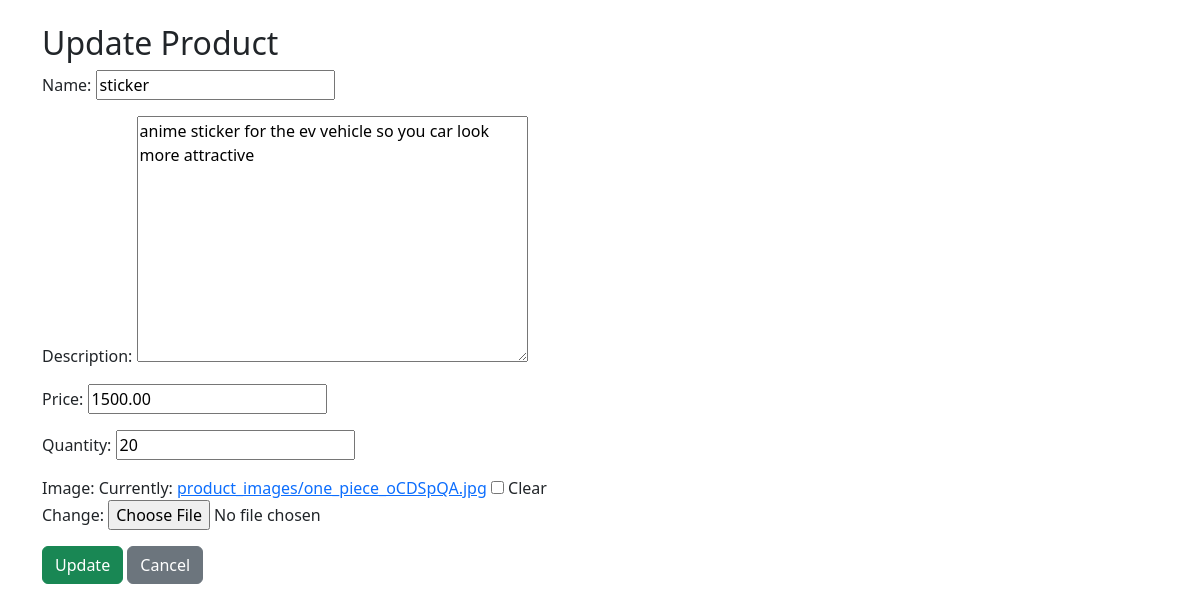
The page /productupdate/1/ on the database as committed earlier.
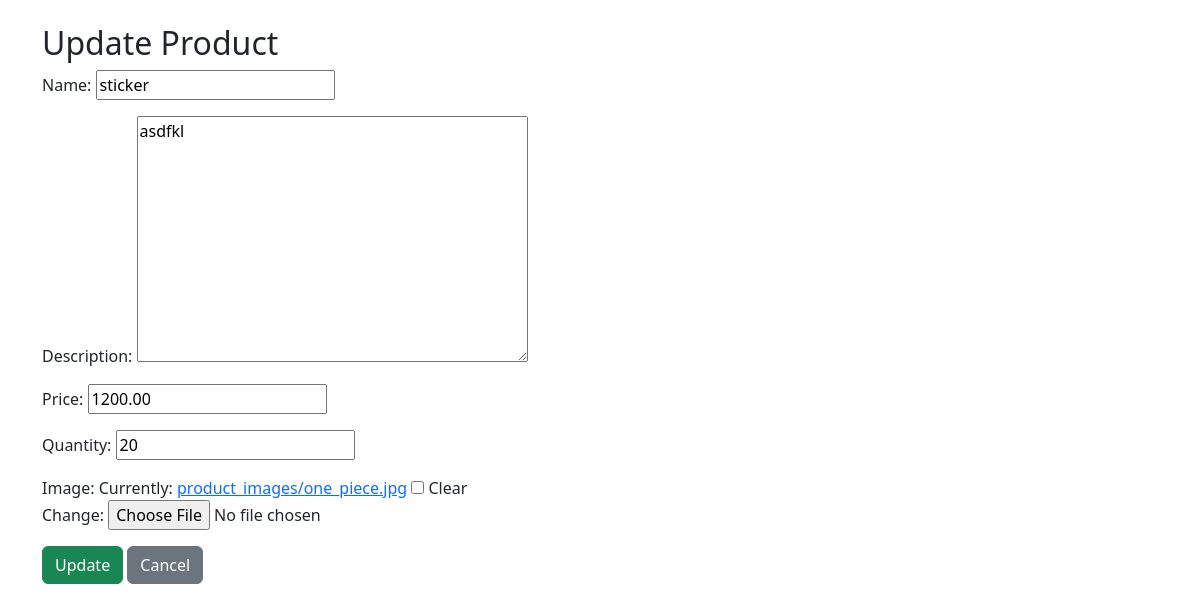
The same page on the database as committed later.
### service_app/models.py (models this page shows)
class Products(models.Model):
    service_centre = models.ForeignKey(Service_Centre,on_delete=models.CASCADE,null=True,blank=True)
    name = models.CharField(max_length=100)
    description = models.TextField()
    price = models.DecimalField(decimal_places=2,max_digits=10,null=True,blank=True)
    quantity = models.IntegerField()
    image = models.FileField(upload_to="product_images",null=True,blank=True)

### service_app/views.py (the view, shortened to what this page needs)
# urls.py: path('productupdate/<int:pk>/', UpdateProduct.as_view(), name='product-edit'),
class UpdateProduct(UpdateView):
    model = Products
    fields = ['name', 'description', 'price', 'quantity', 'image']  # form fields
    template_name = 'productupdate.html'

### service_app/templates/productupdate.html (shortened to what this page needs)
<!DOCTYPE html>
<html lang="en">
<head>
    <link href="https://cdn.jsdelivr.net/npm/bootstrap@5.3.0/dist/css/bootstrap.min.css" rel="stylesheet">
</head>
<body>
<div class="container mt-4">
    <h2>Update Product</h2>
    <form method="post" enctype="multipart/form-data">
        {{ form.as_p }}
        <button type="submit" class="btn btn-success">Update</button>
        <a href="{% url 'productlist' object.service_centre_id %}" class="btn btn-secondary">Cancel</a>
    </form>
</div>
</body>
</html>

Rows that differ between the two databases and show on the page:
changed Products "sticker": description "anime sticker for the ev vehicle so you car look more attractive" → "asdfkl"; price "1500.00" → "1200.00"
Other text that changed with them:
text no longer shown: "Name: Description: Price: Quantity: Image: Currently: product_images/one_piece_oCDSpQA.jpg Clear Change:"
text now shown: "Name: Description: Price: Quantity: Image: Currently: product_images/one_piece.jpg Clear Change:"
